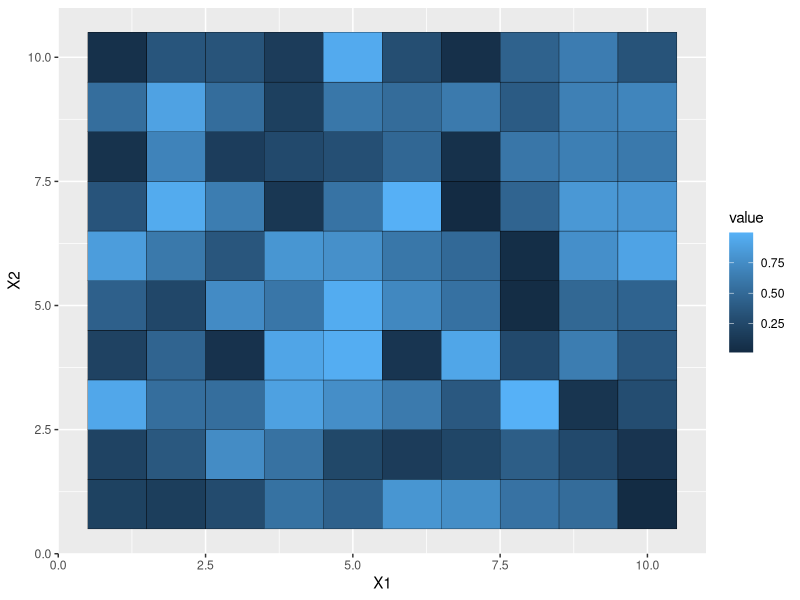

Reproduce this figure in R. (Note: this script raises an error after producing the figure.)
require(ggplot2)
require(reshape)

GenerateMatrix <- function(N){
  M <- matrix(runif(N * N), N, N)
  return(M)
}

M <- GenerateMatrix(10)

Melt <- melt(M)

p <- ggplot(Melt, aes(X1, X2, fill = value))
p <- p + geom_tile(colour = "black")
p <- p + opts(legend.position = "none", 
     panel.background = theme_blank(),
     axis.ticks = theme_blank(), 
     panel.grid.major=theme_blank(),
     panel.grid.minor=theme_blank(),
     axis.text.x = theme_blank(),
     axis.title.x=theme_blank(),
     axis.text.y = theme_blank(),
     axis.title.y=theme_blank())
     
p <- p + scale_fill_gradientn(colours = c("red", "white", "blue"))
